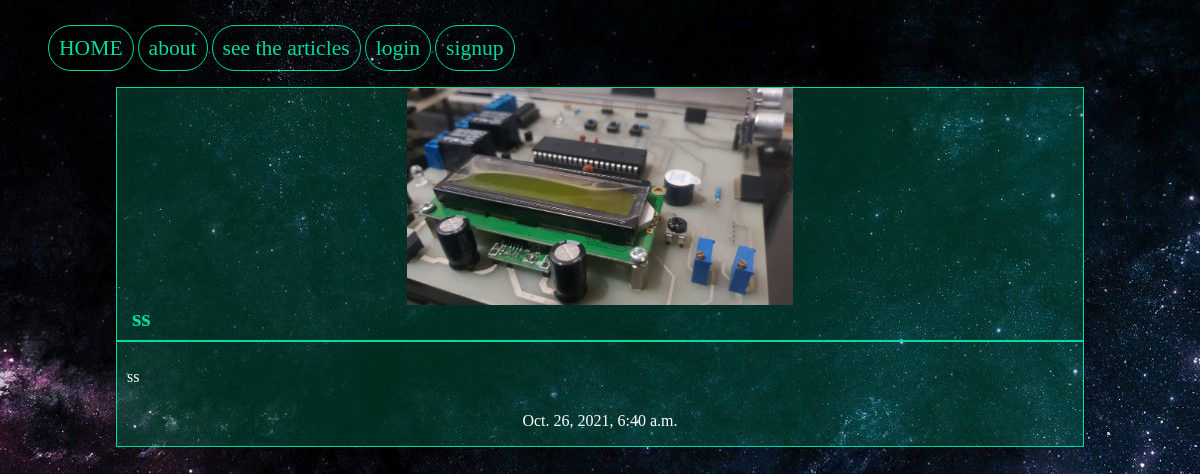
/articles/ss, run on the app's committed database.
### articles/models.py (models this page shows, shortened)
class Articles(models.Model):
	title=models.CharField(max_length=100)
	slug=models.SlugField()
	body=models.TextField()
	date=models.DateTimeField(auto_now_add=True)
	image=models.ImageField(default='default.jpg',blank=True)
	author=models.ForeignKey(User,default=None,on_delete=models.CASCADE)

### articles/views.py (the view)
# urls.py: path('<slug>', views.articles_detail,name='detail'),
def articles_detail (request,slug):
    article=models.Articles.objects.get(slug=slug)
    return render(request, 'articles/article_detail.html', {'article':article})

### articles/templates/articles/article_detail.html (shortened to what this page needs)
{% extends 'base.html' %}
 {% block body %}
    <div class="article-detail">
         <div class="article">
      <img src="{{article.image.url}}" alt="">
      <h2>{{article.title}}</h2>
      <hr>
      <p class="article-body">{{article.body}}</p>
      <p class="article-date">{{article.date}}</p>
         </div>
    </div>
 {% endblock %}

### assets/style.css (style rules this page uses)
body { background-color: #0f121f; background-image:url(/static/stars.jpg); background-repeat:no-repeat; background-attachment: fixed; color:#fff; }
body * { font-famiy:arial; }
h1,h2,h3,h4,h5 { font-wight:normal; margin:0; }
.article { padding:10px; border:1px solid #00dba0; position:relative; padding-bottom:40px; background-color:rgb(0,219,160,0.2); }
.article-detail .article { padding: 0; }
.article-detail .article img { max-width:40%; display: block; margin-left: auto; margin-right:auto; }
.article-detail .article h2 { max-width:100%; margin-left:15px; color:#00dba0; }
.article-detail .article .article-date { text-align:center; }
.article-detail .article .article-body { direction:ltr; padding:10px; }
.article-detail .article hr { border: 1px solid #00dba0; }

### data on the page
Articles: image (picture), title "ss", body "ss", date "Oct. 26, 2021, 6:40 a.m."
